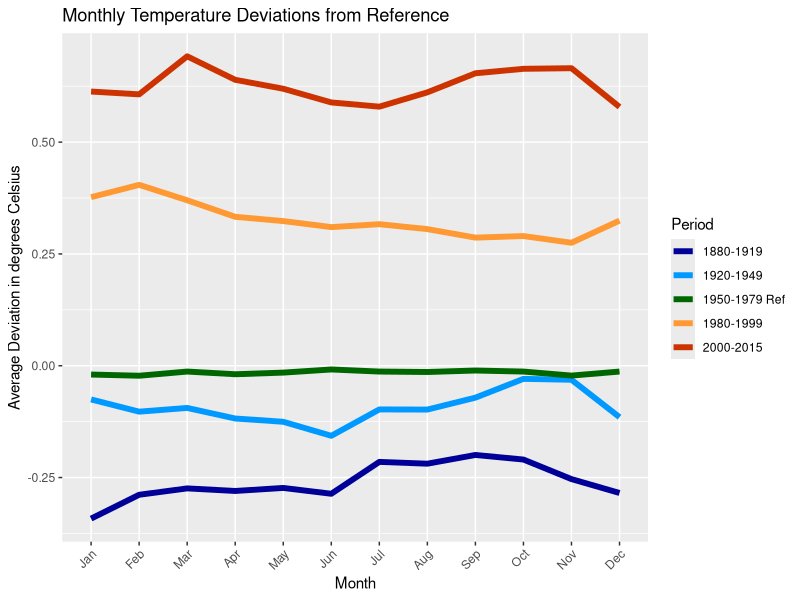
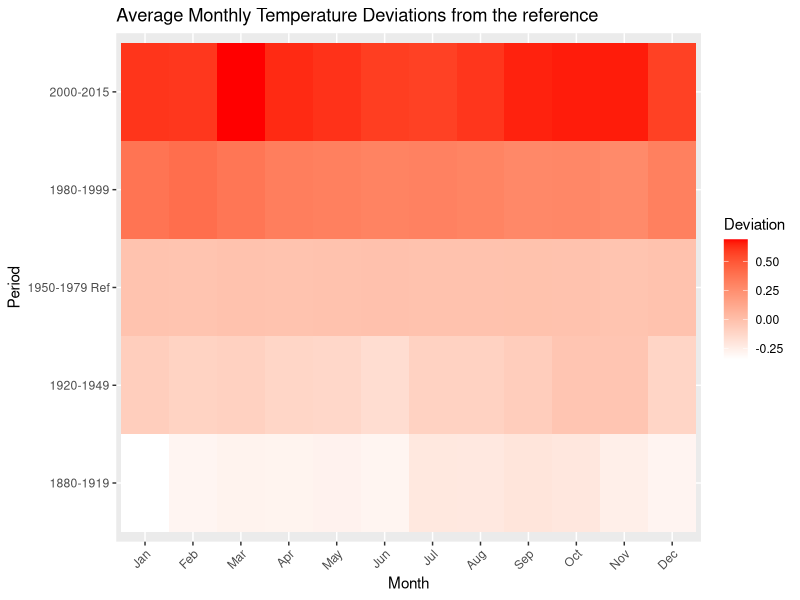
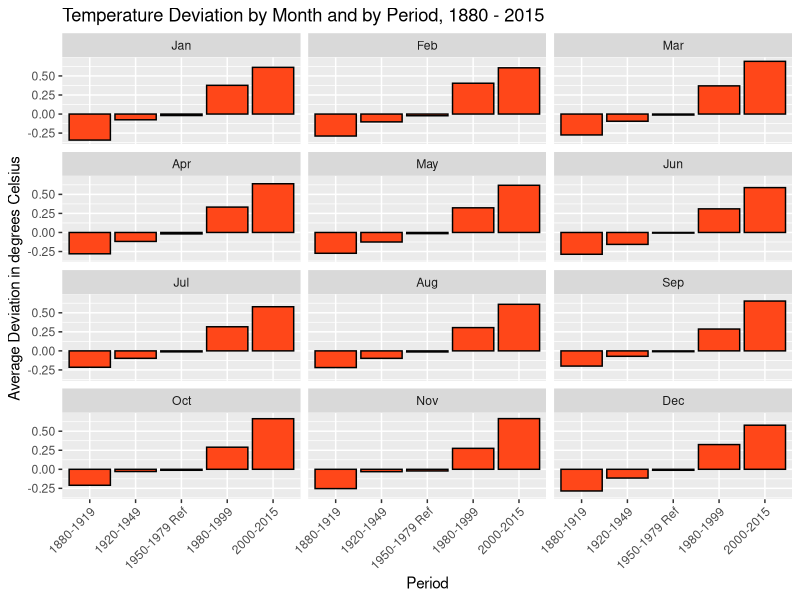
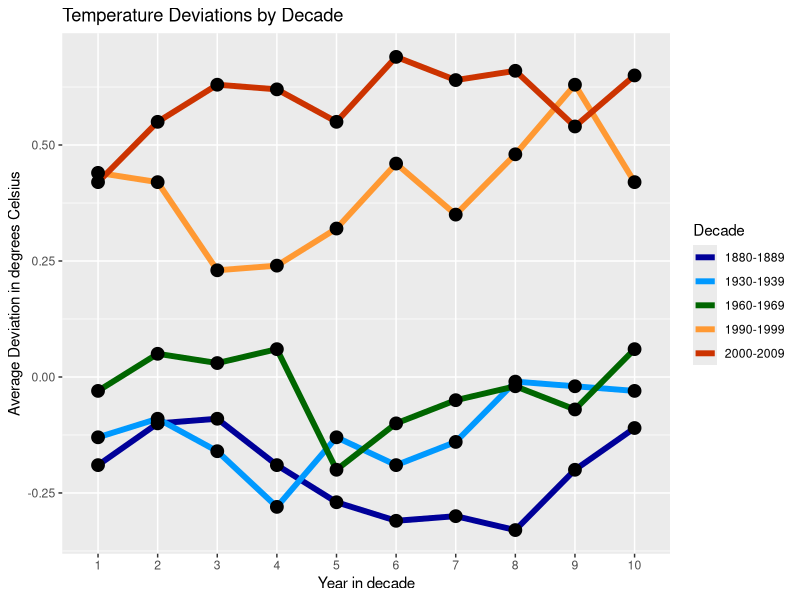

The R source for these figures, in order:
## ---- chunk 1
# Prepare the data
raw = read.csv("./data/ExcelFormattedGISTEMPDataCSV.csv", na.strings = "****")
#keep data for months only
months = raw[,1:13]
months$period = rep(NA, nrow(months))

#set period 1 1880-1919
months[1:40,]$period = rep("1880-1919", 40)

#set period 2 1920-1949
months[41:70,]$period = rep("1920-1949", 30)

#set period 3 - Reference period 1950-1979
months[71:100,]$period = rep("1950-1979 Ref", 30)

#set period 4 1980-1999
months[101:120,]$period = rep("1980-1999", 20)

#set period 5 2000 - 2015
months[121:136,]$period = rep("2000-2015", 16)

months$period = as.factor(months$period)


library(reshape2)

molten = melt(months, id=c("Year", "period"))
colnames(molten) = c("Year", "Period", "Month", "Dev")
molten$Dev = as.numeric(molten$Dev)
molten = molten[!is.na(molten$Dev),]

periods = molten[,2:4]

periods.avg = tapply(periods$Dev, list(periods$Period, periods$Month), mean)
df.periods.avg = as.data.frame(periods.avg)

#Make a Period column
df.periods.avg$Period = unlist(rownames(df.periods.avg))
rownames(df.periods.avg) = NULL

molten2 = melt(df.periods.avg, id=c("Period"))
colnames(molten2) = c("Period", "Month", "Avg.Dev")

#sanity check of average deviation to see if calculations are correct
#for January 1880-1919
mean(months[1:40,]$Jan)#=-34.175
head(molten2)[1,]$Avg.Dev #=-34.175 OK
## ---- chunk 2
#by Period
library(ggplot2)
ggplot(molten2, aes(x=Month, y=Avg.Dev/100)) +
  geom_line(aes(colour = Period, group = Period), size=2) +
  scale_color_manual(values=c("#000099", "#0099FF", "#006600", "#FF9933", "#CC3300"))+
  theme(axis.text.x = element_text(angle = 45, hjust = 1)) +
  xlab("Month")+
  ylab("Average Deviation in degrees Celsius")+
  ggtitle("Monthly Temperature Deviations from Reference")

#ggsave(file="plot1.png", width=7, height=7)
## ---- chunk 3
molten2$Month = factor(molten2$Month, ordered=TRUE, levels=c("Jan", "Feb", "Mar", "Apr", "May", "Jun",
                                                             "Jul", "Aug", "Sep", "Oct", "Nov", "Dec"))

ggplot(molten2, aes(x = Month, y = Period))+
  geom_tile(aes(fill = Avg.Dev/100)) +
  scale_fill_gradient(name="Deviation", low="white", high="red") + 
  theme(axis.text.x = element_text(angle = 45, hjust = 1)) +
  ggtitle("Average Monthly Temperature Deviations from the reference")
#ggsave(file="plot2.png", width=7, height=7)
## ---- chunk 4
suppressWarnings(print(
ggplot(molten2, aes(x=Period, y=Avg.Dev/100)) +
  geom_bar(stat="identity", color="black", fill="#FF4719") +
  facet_wrap(~ Month, ncol = 3) +
  theme(axis.text.x = element_text(angle = 45, hjust = 1)) +
  xlab("Period")+
  ylab("Average Deviation in degrees Celsius")+
  ggtitle("Temperature Deviation by Month and by Period, 1880 - 2015")
))
#ggsave(file="plot3.png", width=7, height=7)

## ---- chunk 5
years = raw[c("Year","J.D")]
years$Decade = rep(NA, nrow(years))

#add decades
years$Decade = rep(NA, nrow(years))
years[1:10,]$Decade = rep("1880-1889", 10)
years[1:10,]$Year = c(1:10)

years[11:20,]$Decade = rep("1890-1899", 10)
years[11:20,]$Year = c(1:10)

years[21:30,]$Decade = rep("1900-1909", 10)
years[21:30,]$Year = c(1:10)

years[31:40,]$Decade = rep("1910-1919", 10)
years[31:40,]$Year = c(1:10)

years[41:50,]$Decade = rep("1920-1929", 10)
years[41:50,]$Year = c(1:10)

years[51:60,]$Decade = rep("1930-1939", 10)
years[51:60,]$Year = c(1:10)

years[61:70,]$Decade = rep("1940-1949", 10)
years[61:70,]$Year = c(1:10)

years[71:80,]$Decade = rep("1950-1959", 10)
years[71:80,]$Year = c(1:10)

years[81:90,]$Decade = rep("1960-1969", 10)
years[81:90,]$Year = c(1:10)

years[91:100,]$Decade = rep("1970-1979", 10)
years[91:100,]$Year = c(1:10)

years[101:110,]$Decade = rep("1980-1989", 10)
years[101:110,]$Year = c(1:10)

years[111:120,]$Decade = rep("1990-1999", 10)
years[111:120,]$Year = c(1:10)

years[121:130,]$Decade = rep("2000-2009", 10)
years[121:130,]$Year = c(1:10)

years[131:136,]$Decade = rep("2010-2015", 6)
years[131:136,]$Year = c(1:6)

years$Decade = as.factor(years$Decade)
years$Year = as.factor(years$Year)

molten3 = melt(years, id=c("Decade", "Year"))
molten3$variable = NULL
colnames(molten3) = c("Decade", "Year", "Dev")
molten3$Dev = as.numeric(molten3$Dev)
molten3 = molten3[!is.na(molten3$Dev),]

# A plot with 14 curves corresponding to each of the decades will be difficult to read.
# I will choose one decade corresponding to one of the 5 periods listed above and plot these 5 curves.
decades = c("1880-1889", "1930-1939", "1960-1969", "1990-1999", "2000-2009")
molten3.sub = subset(molten3, Decade %in% decades)

ggplot(molten3.sub, aes(x=Year, y=Dev/100)) +
  geom_line(aes(colour = Decade, group = Decade), size=2) +
  geom_point(size=4) +
  scale_color_manual(values=c("#000099", "#0099FF", "#006600", "#FF9933", "#CC3300"))+
  xlab("Year in decade")+
  ylab("Average Deviation in degrees Celsius")+
  ggtitle("Temperature Deviations by Decade")

#ggsave(file="plot4.png", width=7, height=7)
